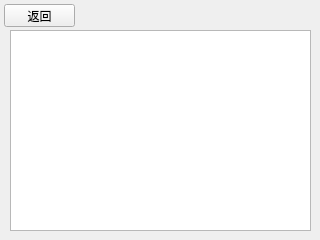
<?xml version="1.0" encoding="UTF-8"?>
<ui version="4.0">
 <class>ExaminationInfoView</class>
 <widget class="QWidget" name="ExaminationInfoView">
  <property name="geometry">
   <rect>
    <x>0</x>
    <y>0</y>
    <width>320</width>
    <height>240</height>
   </rect>
  </property>
  <property name="windowTitle">
   <string>Form</string>
  </property>
  <widget class="QPushButton" name="backButton">
   <property name="geometry">
    <rect>
     <x>4</x>
     <y>4</y>
     <width>71</width>
     <height>23</height>
    </rect>
   </property>
   <property name="text">
    <string>返回</string>
   </property>
  </widget>
  <widget class="QTableWidget" name="tableWidget">
   <property name="geometry">
    <rect>
     <x>10</x>
     <y>30</y>
     <width>301</width>
     <height>201</height>
    </rect>
   </property>
  </widget>
 </widget>
 <resources/>
 <connections/>
</ui>
